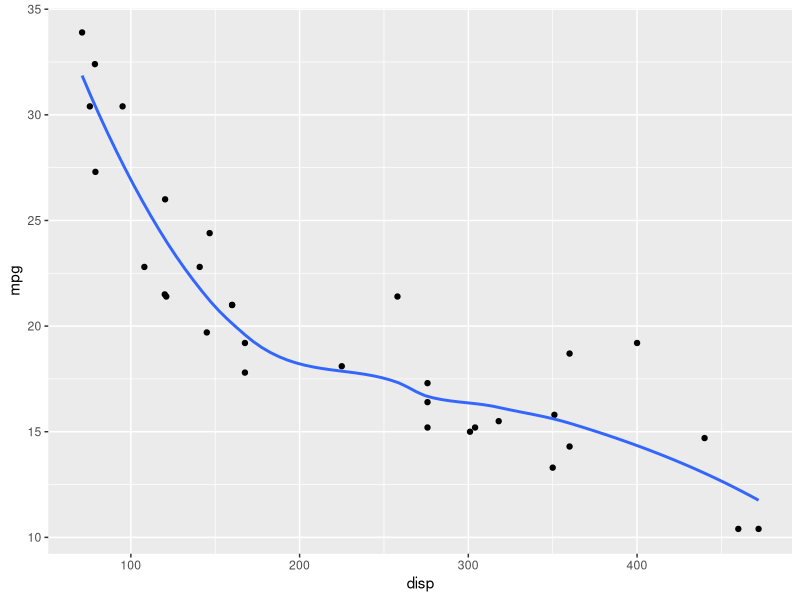
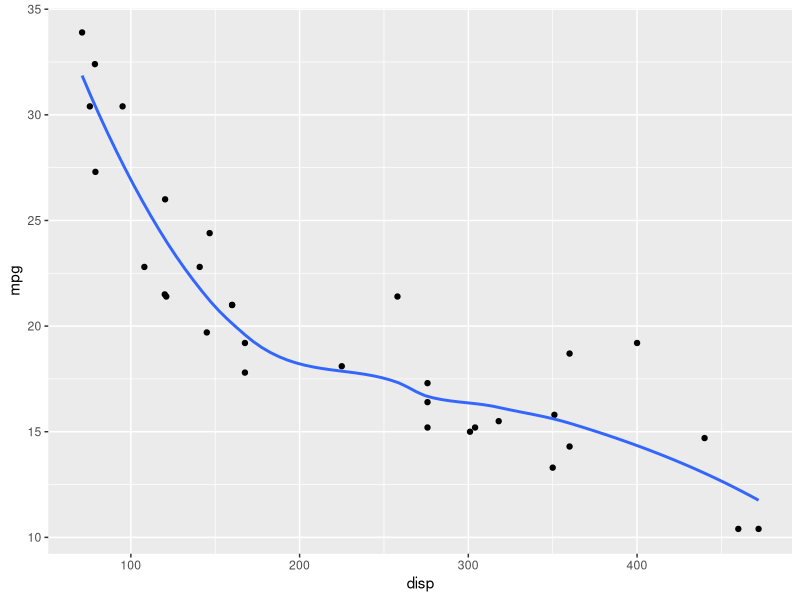
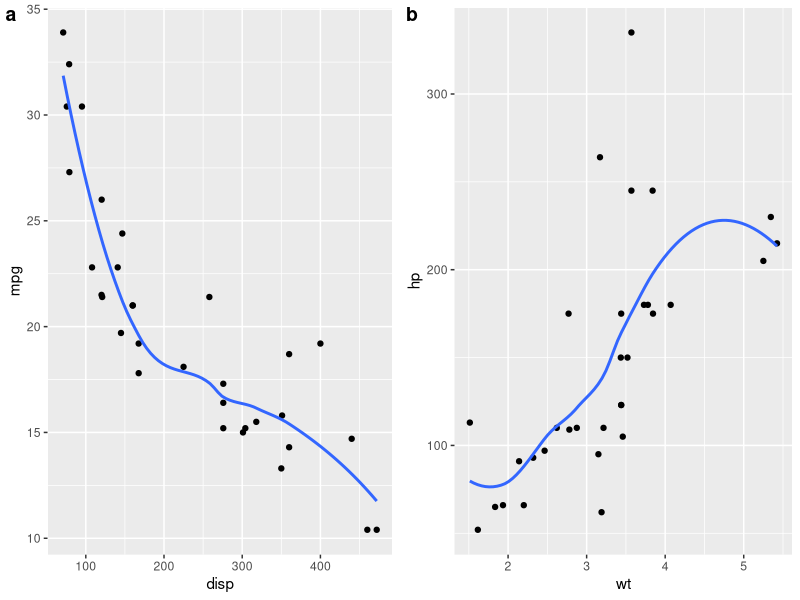
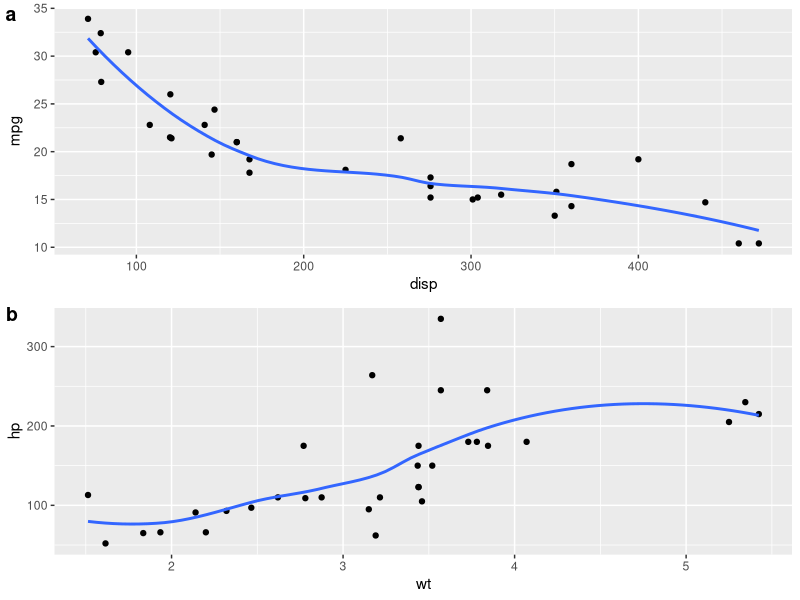

R code for these plots, in order:
## ---- chunk 1
knitr::opts_chunk$set(message = FALSE)
## ---- chunk 2
N <- 100
x <- rnorm(N)
mean(x)
## ---- chunk 3
library(dplyr)
## ---- chunk 4
# comments in code are like this
## ---- chunk 5
library(ggplot2)
ggplot(mtcars,
       mapping = aes(x = disp, y = mpg)
) + geom_point() +
  stat_smooth(se = F)

## ---- chunk 6
library(ggplot2)
ggplot(mtcars,
       mapping = aes(x = disp, y = mpg)
) + geom_point() +
  stat_smooth(se = F)

## ---- chunk 7
library(cowplot)

p1 <- ggplot(mtcars,
       mapping = aes(x = disp, y = mpg)
) + geom_point() + stat_smooth(se = F)

p2 <- ggplot(mtcars,
       mapping = aes(x = wt, y = hp)
) + geom_point() + stat_smooth(se = F)
## ---- chunk 8
# Side by side
plot_grid(p1, p2, labels=c('a', 'b'))
## ---- chunk 9
# On top of each other
plot_grid(p1, p2, labels=c('a', 'b'), nrow = 2, align = "v")
## ---- chunk 10
library(knitr)
kable(mtcars)
## ---- chunk 11
model <- lm(mpg ~ disp, data=mtcars)
kable(summary(model)$coefficients)
## ---- chunk 12
kable(summary(model)$coefficients, format = 'latex')
## ---- chunk 13
kable(summary(model)$coefficients, booktabs = TRUE)
## ---- chunk 14
kable(summary(model)$coefficients, digits = 3)
